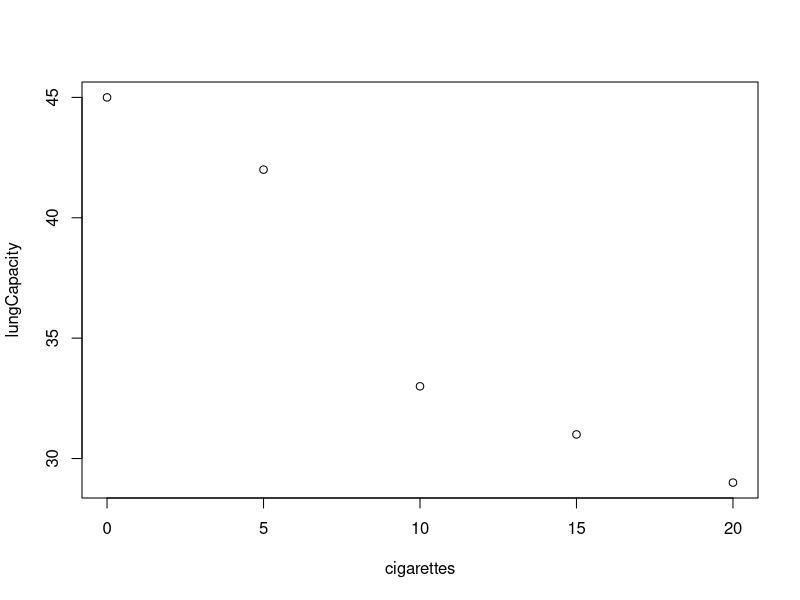

The R source for this figure:
cigarettes = c(0,5,10,15,20)

lungCapacity = c(45,42,33,31,29)

plot(cigarettes, lungCapacity)

cov(cigarettes, lungCapacity)

cor(cigarettes, lungCapacity)
# correlation is -0.9615092, which is a strong negative correlation. 
# as number of cigarettes increases, lung capacity decreases.
# we cannot imply causation.